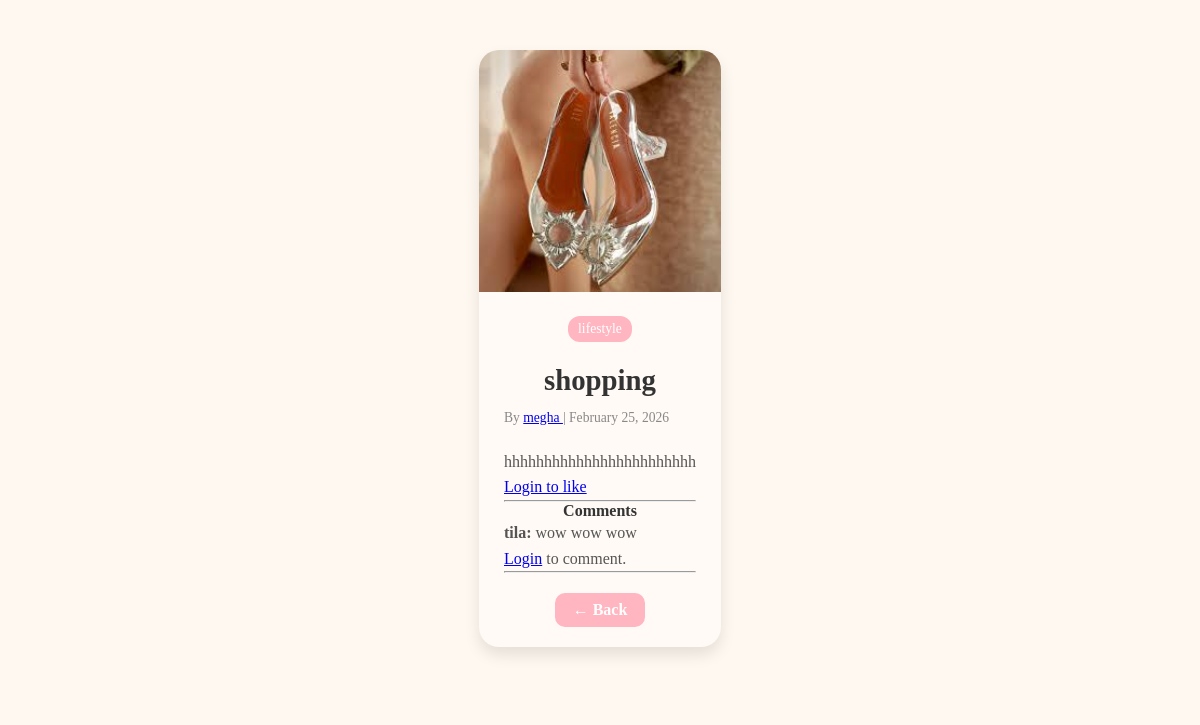
/article/18/, run on the app's committed database.
### home/models.py (models this page shows, shortened)
class Article(models.Model):
    title = models.CharField(max_length=255)
    content = models.TextField()
    image = models.ImageField(upload_to='post_images/', blank=True, null=True)
    author = models.ForeignKey(User, on_delete=models.CASCADE, related_name="articles")
    category = models.ForeignKey(Category, on_delete=models.SET_NULL, null=True, related_name="cat_articles")
    created_at = models.DateTimeField(auto_now_add=True)
    updated_at = models.DateTimeField(auto_now=True)
    is_trending = models.BooleanField(default=False)

class Category(models.Model):
    name = models.CharField(max_length=100)

class Comment(models.Model):
    post = models.ForeignKey(Article, on_delete=models.CASCADE, related_name="comments")
    user = models.ForeignKey(User, on_delete=models.CASCADE)
    content = models.TextField()
    created_at = models.DateTimeField(auto_now_add=True)

### home/views.py (the view)
# urls.py: path('article/<int:post_id>/', views.article_detail, name='article_detail'),
def article_detail(request, post_id):
    article = get_object_or_404(Article, id=post_id)
    if request.user.is_authenticated:
        article.liked_by_user = article.likes.filter(user=request.user).exists()
    else:
        article.liked_by_user = False
    return render(request, 'article_detail.html', {'article': article})

### home/templates/article_detail.html (shortened to what this page needs)
{% load static %}
<!DOCTYPE html>
<html lang="en">
<head>
    <link rel="stylesheet" href="{% static 'css/style.css' %}">
</head>
<body>
<section class="article-detail">
    <div class="article-card">
        {% if article.image %}
            <img src="{{ article.image.url }}" alt="{{ article.title }}">
        {% else %}
            <img src="{% static 'images/blogg.jpeg' %}" alt="Default Image">
        {% endif %}
        <div class="article-content">
            <span class="category-badge">{{ article.category.name }}</span>
            <h1>{{ article.title }}</h1>
            <p class="author">
    By
    <a href="{% url 'user_profile' article.author.username %}?next={{ request.path }}?next={{ request.path }}">
        {{ article.author.username }}
    </a>
    | {{ article.created_at|date:"F d, Y" }}
</p>
            <p>{{ article.content }}</p>
 <form action="{% url 'toggle_like' article.id %}" method="post">
    {% if request.user.is_authenticated %}
        <button type="submit">
            {% if article.liked_by_user %}
                ❤️ Unlike ({{ article.total_likes }})
            {% else %}
                🤍 Like ({{ article.total_likes }})
            {% endif %}
        </button>
    {% else %}
        <p><a href="{% url 'login' %}?next={{ request.path }}">Login to like</a></p>
    {% endif %}
</form>
            <hr>
<div class="comments-section">
    <h4>Comments</h4>
    <div class="comment-list">
        {% for comment in article.comments.all %}
        <div class="comment-item">
            <p>
                <strong>{{ comment.user.username }}:</strong> {{ comment.content }}
            </p>
        </div>
        {% empty %}
        <p>No comments yet</p>
        {% endfor %}
    </div>
    {% if request.user.is_authenticated %}
    <form action="{% url 'add_comment' article.id %}" method="post" class="comment-form">
        {% csrf_token %}
        <input type="text" name="content" placeholder="Add a comment..." required>
        <button type="submit">Comment</button>
    </form>
    {% else %}
        <p><a href="{% url 'login' %}">Login</a> to comment.</p>
    {% endif %}
</div>
            <hr>
{% url 'dashboard' as dashboard_url %}
<a href="{{ request.GET.next|default:dashboard_url }}" class="back-btn">← Back</a>
    </div>
</section>
</body>
</html>

### home/static/css/style.css (style rules this page uses)
* { margin: 0; padding: 0; box-sizing: border-box; }
.article-detail { padding: 50px 20px; background-color: #fff8f0; display: flex; justify-content: center; }
.article-card { max-width: 700px; background-color: #fffaf5; border-radius: 20px; box-shadow: 0 8px 15px rgba(0,0,0,0.1); overflow: hidden; text-align: center; }
.article-card img { width: 100%; height: auto; object-fit: cover; }
.article-content { padding: 20px 25px; }
.article-content .category-badge { display: inline-block; background-color: #ffb6c1; color: #fff; font-size: 0.85rem; padding: 5px 10px; border-radius: 12px; margin-bottom: 12px; }
.article-content h1 { font-size: 1.8rem; color: #333; margin: 10px 0; }
.article-content .author { font-size: 0.85rem; color: #888; margin-bottom: 20px; }
.article-content p { font-size: 1rem; color: #555; line-height: 1.6; text-align: justify; }
.back-btn { display: inline-block; margin-top: 20px; padding: 8px 18px; background-color: #ffb6c1; color: #fff; border-radius: 10px; text-decoration: none; font-weight: bold; transition: background-color 0.3s; }
body { background: #fff8f0; color: #333; transition: background 0.3s, color 0.3s; }
.article-card, .trending-card { background: #fffaf5; color: #333; }
.category-badge { background: #ffb6c1; color: #fff; }

### data on the page
Article: image (picture), category.name "lifestyle", title "shopping", author.username "megha", created_at "February 25, 2026", content "hhhhhhhhhhhhhhhhhhhhhhhh"
Comment: user.username "tila", content "wow wow wow"
